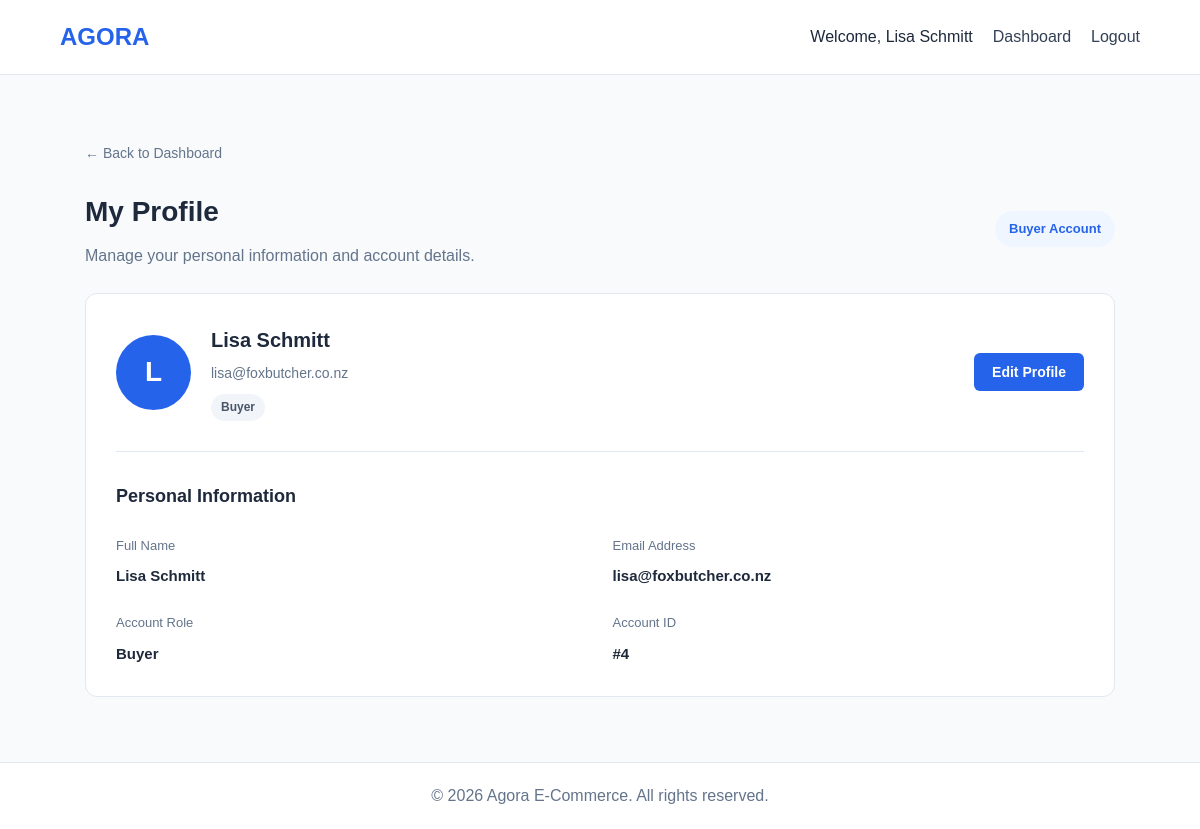
Screenshot of /index.php?page=buyer-profile (signed in) with the database file from the repository.
### tables this page shows
CREATE TABLE users (
    user_id INT AUTO_INCREMENT PRIMARY KEY,
    business_id INT NULL,
    full_name VARCHAR(100) NOT NULL,
    email VARCHAR(150) NOT NULL UNIQUE,
    password VARCHAR(255) NOT NULL,
    role ENUM(
        'agora_admin',
        'business_admin',
        'seller',
        'buyer'
    ) NOT NULL,
    is_active TINYINT(1) NOT NULL DEFAULT 1,

    FOREIGN KEY (business_id)
        REFERENCES businesses(business_id)
);

### controllers/buyerController.php (called while the page is built, shortened)
<?php
require_once __DIR__ . "/../models/User.php";
class BuyerController
{
    private $userModel;
    public function __construct($conn)
    {
        $this->userModel = new User($conn);
    }
   public function profile()
{
    $buyer = $this->userModel->findById($_SESSION["user_id"]);
    require __DIR__ . "/../views/buyer/profile.php";
}
}
?>

### models/user.php (called while the page is built, shortened)
<?php
class User
{
    private $conn;
    public function __construct($conn)
    {
        $this->conn = $conn;
    }
    public function findById($userId)
    {
        $sql = "SELECT * FROM users WHERE user_id = ?";
        $stmt = $this->conn->prepare($sql);
        $stmt->execute([$userId]);
        return $stmt->fetch(PDO::FETCH_ASSOC);
    }
}
?>

### views/buyer/profile.php (the view, shortened to what this page needs)
<?php
require __DIR__ . "/../layouts/header.php";
$fullName = $buyer["full_name"] ?? "";
$email = $buyer["email"] ?? "";
$initials = strtoupper(substr(trim($fullName), 0, 1));
?>
<link rel="stylesheet" href="css/buyer/profile.css">
<div class="profile-page">
    <a href="index.php?page=buyer-dashboard" class="back-link">
        &larr; Back to Dashboard
    </a>
    <div class="profile-heading">
        <div>
            <h1>My Profile</h1>
            <p>Manage your personal information and account details.</p>
        </div>
        <span class="account-badge">Buyer Account</span>
    </div>
    <section class="profile-card">
        <div class="profile-card-header">
            <div class="profile-avatar">
                <?= htmlspecialchars($initials) ?>
            </div>
            <div class="profile-identity">
                <h2><?= htmlspecialchars($fullName) ?></h2>
                <p><?= htmlspecialchars($email) ?></p>
                <span>Buyer</span>
            </div>
            <button
                type="button"
                class="edit-button"
                onclick="openEditModal()"
            >
                Edit Profile
            </button>
        </div>
        <div class="profile-divider"></div>
        <div class="personal-information">
            <h3>Personal Information</h3>
            <div class="information-grid">
                <div class="information-item">
                    <label>Full Name</label>
                    <p><?= htmlspecialchars($fullName) ?></p>
                </div>
                <div class="information-item">
                    <label>Email Address</label>
                    <p><?= htmlspecialchars($email) ?></p>
                </div>
                <div class="information-item">
                    <label>Account Role</label>
                    <p>Buyer</p>
                </div>
                <div class="information-item">
                    <label>Account ID</label>
                    <p>#<?= htmlspecialchars($buyer["user_id"]) ?></p>
                </div>
            </div>
        </div>
    </section>
</div>
<?php
require __DIR__ . "/../layouts/footer.php";
?>

### public/css/style.css (style rules this page uses)
* { margin: 0; padding: 0; box-sizing: border-box; }
body { font-family: Arial, sans-serif; background: #f8fafc; color: #1e293b; line-height: 1.6; }
button { background: #2563eb; color: white; padding: 11px 18px; border: none; border-radius: 7px; cursor: pointer; }

### public/css/buyer/profile.css (style rules this page uses)
.profile-page { max-width: 1100px; margin: 0 auto; padding: 35px 25px; color: #1e293b; }
.back-link { display: inline-block; color: #64748b; text-decoration: none; margin-bottom: 25px; font-size: 14px; }
.profile-heading { display: flex; justify-content: space-between; align-items: center; gap: 20px; margin-bottom: 25px; }
.profile-heading h1 { font-size: 28px; margin: 0 0 8px; }
.profile-heading p { color: #64748b; margin: 0; }
.account-badge { background: #eff6ff; color: #2563eb; padding: 8px 14px; border-radius: 20px; font-size: 13px; font-weight: 600; white-space: nowrap; }
.profile-card { background: #fff; border: 1px solid #e2e8f0; border-radius: 12px; padding: 30px; }
.profile-card-header { display: flex; align-items: center; gap: 20px; }
.profile-avatar { width: 75px; height: 75px; min-width: 75px; border-radius: 50%; background: #2563eb; color: #fff; display: flex; align-items: center; justify-content: center; font-size: 28px; font-weight: 700; }
.profile-identity { flex: 1; }
.profile-identity h2 { margin: 0 0 6px; font-size: 20px; }
.profile-identity p { margin: 0 0 8px; color: #64748b; font-size: 14px; }
.profile-identity span { display: inline-block; background: #f1f5f9; color: #475569; padding: 4px 10px; border-radius: 20px; font-size: 12px; font-weight: 600; }
.edit-button, .save-button { background: #2563eb; color: #fff; border: none; padding: 11px 18px; border-radius: 6px; cursor: pointer; font-size: 14px; font-weight: 600; }
.profile-divider { height: 1px; background: #e2e8f0; margin: 30px 0; }
.personal-information h3 { font-size: 18px; margin: 0 0 25px; }
.information-grid { display: grid; grid-template-columns: repeat(2, 1fr); gap: 25px; }
.information-item label { display: block; color: #64748b; font-size: 13px; margin-bottom: 8px; }
.information-item p { margin: 0; font-size: 15px; font-weight: 600; color: #1e293b; }

### rows the page displays
users: full_name "L", full_name "Lisa Schmitt", email "lisa@foxbutcher.co.nz", user_id "4"

### other values shown
$_SESSION["full_name"] "Lisa Schmitt"
